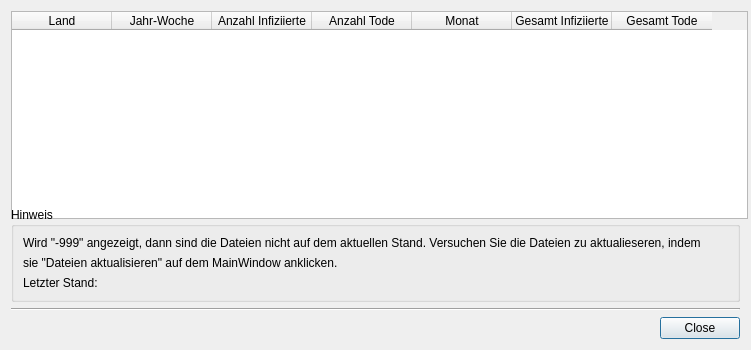
<?xml version="1.0" encoding="UTF-8"?>
<ui version="4.0">
 <class>dbVorschau</class>
 <widget class="QDialog" name="dbVorschau">
  <property name="geometry">
   <rect>
    <x>0</x>
    <y>0</y>
    <width>751</width>
    <height>350</height>
   </rect>
  </property>
  <property name="minimumSize">
   <size>
    <width>751</width>
    <height>350</height>
   </size>
  </property>
  <property name="windowTitle">
   <string>Vorschau</string>
  </property>
  <layout class="QVBoxLayout" name="verticalLayout">
   <item>
    <widget class="QTableWidget" name="tblVorschau">
     <property name="minimumSize">
      <size>
       <width>737</width>
       <height>208</height>
      </size>
     </property>
     <property name="editTriggers">
      <set>QAbstractItemView::NoEditTriggers</set>
     </property>
     <property name="sortingEnabled">
      <bool>true</bool>
     </property>
     <column>
      <property name="text">
       <string>Land</string>
      </property>
     </column>
     <column>
      <property name="text">
       <string>Jahr-Woche</string>
      </property>
     </column>
     <column>
      <property name="text">
       <string>Anzahl Infiziierte</string>
      </property>
     </column>
     <column>
      <property name="text">
       <string>Anzahl Tode</string>
      </property>
     </column>
     <column>
      <property name="text">
       <string>Monat</string>
      </property>
     </column>
     <column>
      <property name="text">
       <string>Gesamt Infiziierte</string>
      </property>
     </column>
     <column>
      <property name="text">
       <string>Gesamt Tode</string>
      </property>
     </column>
    </widget>
   </item>
   <item>
    <widget class="QGroupBox" name="groupBox">
     <property name="title">
      <string>Hinweis</string>
     </property>
     <layout class="QGridLayout" name="gridLayout">
      <item row="0" column="0">
       <widget class="QLabel" name="label">
        <property name="text">
         <string>Wird &quot;-999&quot; angezeigt, dann sind die Dateien nicht auf dem aktuellen Stand. Versuchen Sie die Dateien zu aktualieseren, indem</string>
        </property>
       </widget>
      </item>
      <item row="2" column="0">
       <widget class="QLabel" name="dbVorschauStand">
        <property name="text">
         <string>Letzter Stand: </string>
        </property>
       </widget>
      </item>
      <item row="1" column="0">
       <widget class="QLabel" name="label_2">
        <property name="text">
         <string>sie &quot;Dateien aktualisieren&quot; auf dem MainWindow anklicken.</string>
        </property>
       </widget>
      </item>
     </layout>
    </widget>
   </item>
   <item>
    <widget class="Line" name="line_2">
     <property name="orientation">
      <enum>Qt::Horizontal</enum>
     </property>
    </widget>
   </item>
   <item>
    <widget class="QDialogButtonBox" name="closeVorschau">
     <property name="orientation">
      <enum>Qt::Horizontal</enum>
     </property>
     <property name="standardButtons">
      <set>QDialogButtonBox::Close</set>
     </property>
    </widget>
   </item>
  </layout>
 </widget>
 <resources/>
 <connections>
  <connection>
   <sender>closeVorschau</sender>
   <signal>accepted()</signal>
   <receiver>dbVorschau</receiver>
   <slot>accept()</slot>
   <hints>
    <hint type="sourcelabel">
     <x>248</x>
     <y>254</y>
    </hint>
    <hint type="destinationlabel">
     <x>157</x>
     <y>274</y>
    </hint>
   </hints>
  </connection>
  <connection>
   <sender>closeVorschau</sender>
   <signal>rejected()</signal>
   <receiver>dbVorschau</receiver>
   <slot>reject()</slot>
   <hints>
    <hint type="sourcelabel">
     <x>316</x>
     <y>260</y>
    </hint>
    <hint type="destinationlabel">
     <x>286</x>
     <y>274</y>
    </hint>
   </hints>
  </connection>
 </connections>
</ui>
